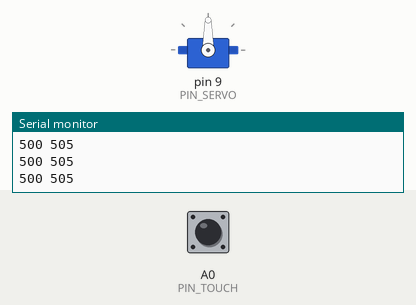
Bench run of a sketch on a simulated Arduino Uno, built with avr-gcc and run on an emulated ATmega328P. Shown: servo, the last lines printed to the serial monitor. The test bench sets the inputs (shaded band); at power-on: A0 (PIN_TOUCH) HIGH.

Above: at 2.2 s.
2.3 s: A0 (PIN_TOUCH) pulled LOW for 0.15 s
At 2.39 s:
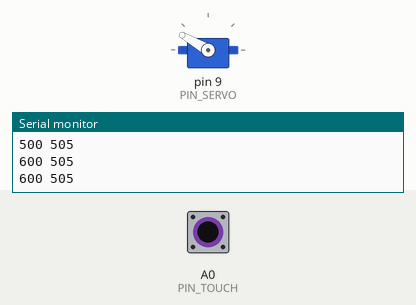
3.9 s: A0 (PIN_TOUCH) pulled LOW for 3.2 s
At 8.5 s:
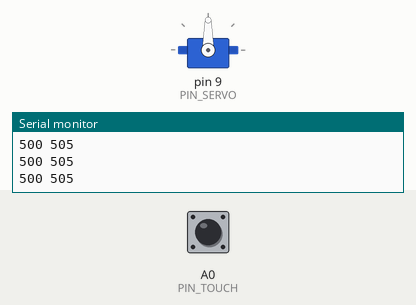
Timing chart, 0 to 10.0 s (numbered marks = the images above; inputs shaded):
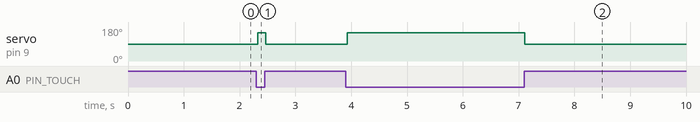

Measured:
- after the input at 2.3 s, servo on pin 9 (PIN_SERVO): 90° → 150° at once, → 90° 0.15 s later
- after the input at 3.9 s, servo on pin 9 (PIN_SERVO): 90° → 150° at once, → 90° 3.2 s later

The sketch:

04_capacitive_touch.ino
```cpp
// Bench 4: Capacitive touch -> servo
//
// Input is a wire. That's it. Tape it behind foil, cardboard or fabric and
// the Arduino can tell when a finger is near, with no breakout board.
//
// Distilled from an earlier student rig (capacitive_sensing_and_servos_and_
// actuators), which does this alongside four linear actuators and a browser
// control panel. Everything that is not the sensing pattern is stripped out.
//
// Library: ADCTouch by martin2250 (Library Manager -> "ADCTouch")
//
// POWER: keep this on USB from a laptop. Capacitive sensing needs your body
// and the board to share a ground reference, which on USB comes through the
// mains earth. On an isolated supply (charger, battery, bench PSU) the
// readings go unstable or dead for no visible reason. Verified on the bench.
//
// PINS
//   A0         ->  a bare wire  ->  foil, card or fabric
//   D9          ->  servo signal
//   servo power  5V and GND, or its own supply if it stalls
//
// That really is the whole sensor: one wire, no breakout board.


#include "logger.h"

#include <ADCTouch.h>
#include <Servo.h>

const int PIN_TOUCH = A0;   // bare wire to a foil pad
const int PIN_SERVO = 9;

// --- The three numbers that actually matter -------------------------------
//
// RESOLUTION: samples per read. Higher = steadier, slower. 300 is a good start.
// BUFFER:     how many past readings form the baseline. Bigger = slower drift
//             tracking, but more immune to a hand hovering nearby.
// THRESHOLD:  multiplier on the baseline average, NOT an absolute value.
//             1.01 means "1% above normal counts as a touch."
//
// Tune THRESHOLD first. If it fires on its own, raise it. If you have to press
// hard, lower it. Expect to re-tune when you change the pad size or material.
const int   TOUCH_RESOLUTION = 300;
const int   BUFFER_SIZE      = 25;
const float THRESHOLD        = 1.01;
const unsigned long DEBOUNCE_MS = 100;

int  baselineBuffer[BUFFER_SIZE];
int  bufferIndex = 0;
unsigned long lastTouchMs = 0;

Servo servo;

// --- Rolling baseline -----------------------------------------------------
//
// THIS is the whole trick. A capacitive reading drifts with humidity, with
// mains hum, with how you're sitting. A fixed threshold works on the bench in
// the morning and fails in the afternoon. So we keep a running average of
// "untouched" and compare against that instead.
//
// Note in loop(): we only feed the buffer when NOT touched. Otherwise a long
// press slowly teaches the baseline that a finger is normal, and the touch
// silently stops registering.

int baselineAverage() {
  unsigned long total = 0;
  for (int i = 0; i < BUFFER_SIZE; i++) total += baselineBuffer[i];
  return total / BUFFER_SIZE;
}

bool isTouched(int reading) {
  return reading > baselineAverage() * THRESHOLD;
}

void setup() {
  logBegin("BENCH 04  capacitive", "A0 -> bare wire -> foil;  D9 -> servo signal");
  servo.attach(PIN_SERVO);
  servo.write(90);

  // Prime the baseline with real readings. Keep hands off the pad during
  // startup or the rig boots believing a touch is the resting state.
  for (int i = 0; i < BUFFER_SIZE; i++) {
    baselineBuffer[i] = ADCTouch.read(PIN_TOUCH, TOUCH_RESOLUTION);
  }

  logHint("Ready. Open the Serial Plotter to watch the signal.");
}

void loop() {
  int reading = ADCTouch.read(PIN_TOUCH, TOUCH_RESOLUTION);

  // Serial Plotter: raw vs. the line it has to cross. Show students this;
  // seeing the baseline drift explains the whole design in about ten seconds.
  Serial.print(reading);
  Serial.print(' ');
  Serial.println((int)(baselineAverage() * THRESHOLD));

  if (isTouched(reading)) {
    if (millis() - lastTouchMs > DEBOUNCE_MS) {
      lastTouchMs = millis();
      servo.write(150);
    }
  } else {
    baselineBuffer[bufferIndex] = reading;   // only learn while untouched
    bufferIndex = (bufferIndex + 1) % BUFFER_SIZE;
    servo.write(90);
  }
}
```

logger.h
```cpp
// Shared logger. The same file sits in every sketch folder, so the Serial
// Monitor looks the same whichever sketch you uploaded.
//
// You do not need to install anything. The Arduino IDE compiles every file
// next to the .ino, so this is picked up automatically.
//
// Why it exists: at a bench, "tick" on its own does not tell you whether you
// uploaded the right sketch to the right board. logBegin() prints a banner
// that names the sketch and the pins, so one glance confirms it.

#pragma once
#include <Arduino.h>

// Opens the port and prints the banner. Call this first in setup().
//   name  what this sketch is, e.g. "02 piezo"
//   pins  the wiring in one line, e.g. "D8 -> piezo, other leg -> GND"
inline void logBegin(const char *name, const char *pins) {
  Serial.begin(9600);
  while (!Serial && millis() < 2000) { }   // USB boards; Uno passes straight through

  Serial.println();
  Serial.println(F("========================================"));
  Serial.print(F("  "));
  Serial.println(name);
  Serial.print(F("  pins: "));
  Serial.println(pins);
  Serial.println(F("========================================"));
}

// One event, timestamped. Use for anything that happens: "tick", "tap", "WARM".
// The timestamp is what makes a rhythm legible when you cannot hear it well.
inline void logEvent(const char *msg) {
  Serial.print(millis());
  Serial.print(F(" ms  "));
  Serial.println(msg);
}

// An event with a number attached, e.g. logValue("strength", 130).
inline void logValue(const char *label, long value) {
  Serial.print(millis());
  Serial.print(F(" ms  "));
  Serial.print(label);
  Serial.print(F(" = "));
  Serial.println(value);
}

// A line the student is meant to act on, set apart from the event stream.
inline void logHint(const char *msg) {
  Serial.print(F(">>> "));
  Serial.println(msg);
}

// NOTE ON THE SERIAL PLOTTER
// Sketches that draw a graph (04 capacitive, analog_monitor) must print bare
// numbers separated by spaces, and nothing else, or the plotter cannot parse
// them. Those sketches use logBegin() for the banner and then print raw
// numbers directly. Do not wrap their data lines in logEvent().
```
